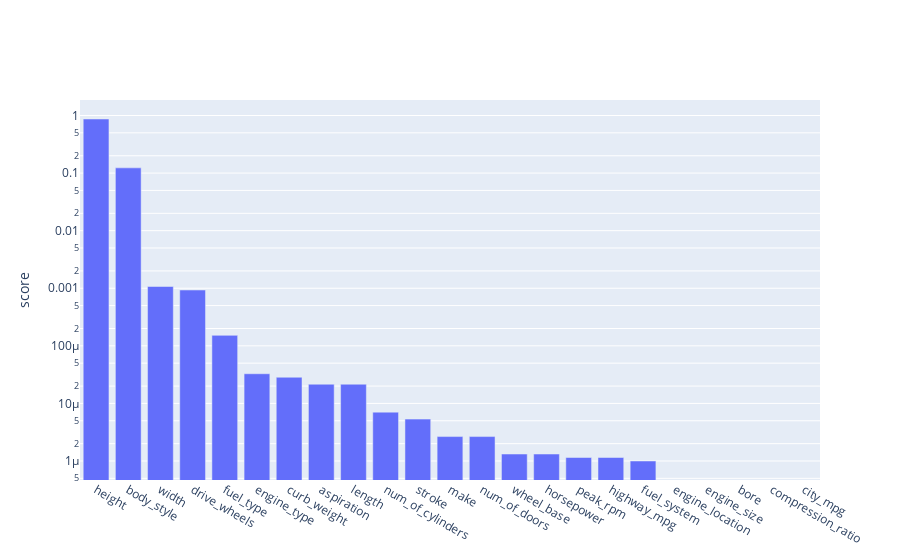

Source (notebook cell):
### Code cell
import plotly.graph_objects as go
from operator import itemgetter

sorted_scores = sorted(scores, key=itemgetter(1), reverse=True)
fig = go.Figure(data=[
    go.Bar(
        x=[s[0] for s in sorted_scores],
        y=[s[1] for s in sorted_scores]
    )
])

fig.update_layout(
    yaxis={
        'type': 'log',
        'title': 'score'
    }
)

fig.show()

### Figure 1 — Plotly figure (JSON) as saved in the notebook; plotly's stock layout.template omitted (floating-point values rounded to 4 significant figures)
{"data": [{"type": "bar", "x": ["height", "body_style", "width", "drive_wheels", "fuel_type", "engine_type", "curb_weight", "aspiration", "length", "num_of_cylinders", "stroke", "make", "num_of_doors", "wheel_base", "horsepower", "peak_rpm", "highway_mpg", "fuel_system", "engine_location", "engine_size", "bore", "compression_ratio", "city_mpg"], "y": [0.8697, 0.1233, 0.001072, 0.0009326, 0.000152, 3.275e-05, 2.848e-05, 2.154e-05, 2.154e-05, 7.055e-06, 5.337e-06, 2.656e-06, 2.656e-06, 1.322e-06, 1.322e-06, 1.15e-06, 1.15e-06, 1e-06, 0, 0, 0, 0, 0]}], "layout": {"yaxis": {"title": {"text": "score"}, "type": "log"}}}
